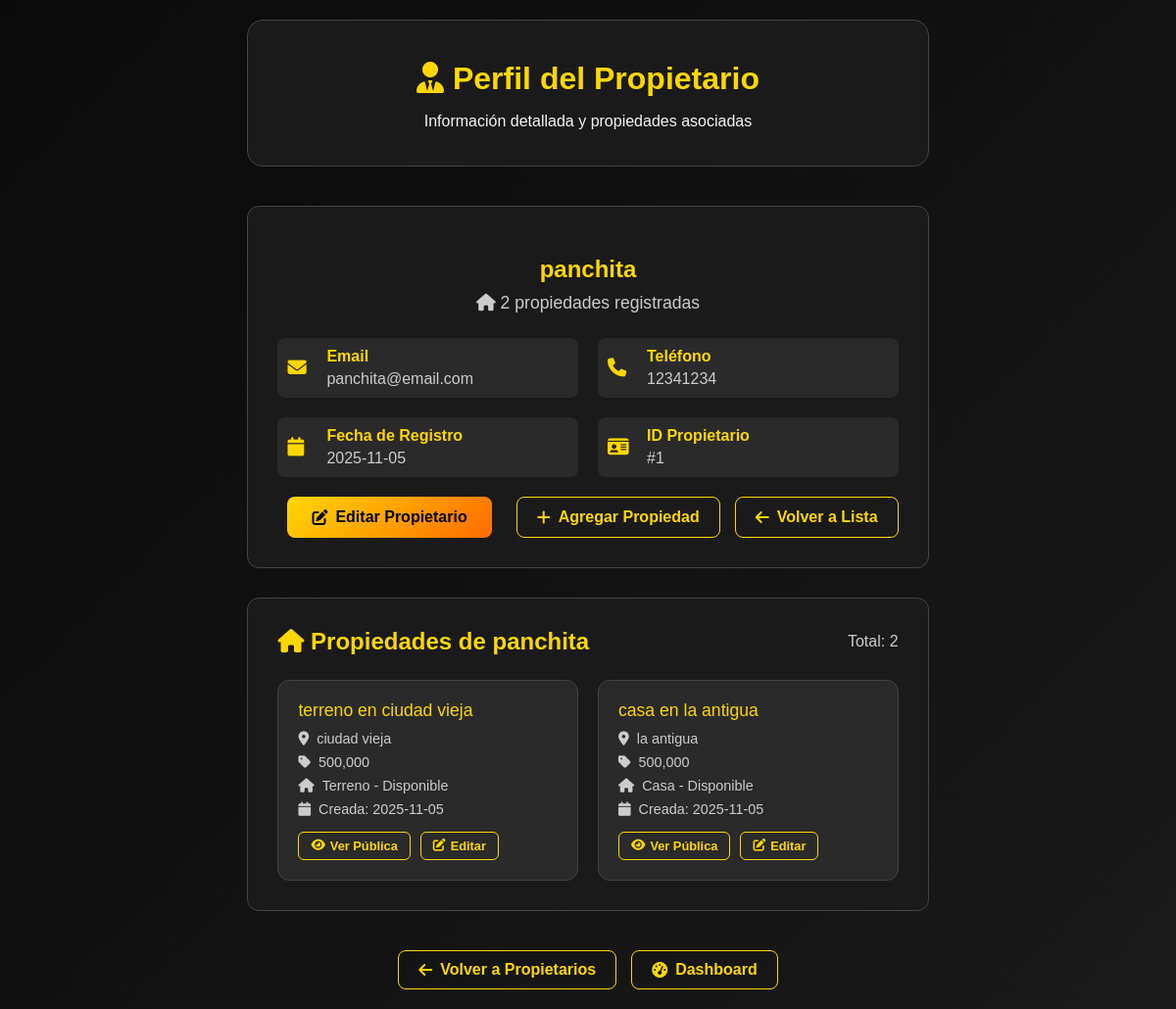
/crm/propietarios/1 (signed in), run on the app's committed database.
### tables this page shows
CREATE TABLE propietarios (
                id INTEGER PRIMARY KEY AUTOINCREMENT,
                nombre TEXT NOT NULL,
                email TEXT,
                telefono TEXT,
                fecha_registro TEXT NOT NULL,
                activo INTEGER DEFAULT 1
            );

CREATE TABLE propiedades (
                id INTEGER PRIMARY KEY AUTOINCREMENT,
                propietario_id INTEGER,
                titulo_es TEXT NOT NULL,
                descripcion_es TEXT,
                titulo_en TEXT NOT NULL,
                descripcion_en TEXT,
                precio TEXT,
                ubicacion TEXT,
                tipo TEXT,
                estado TEXT DEFAULT 'disponible',
                imagenes TEXT,
                whatsapp TEXT,
                fecha_creacion TEXT NOT NULL,
                activo INTEGER DEFAULT 1,
                FOREIGN KEY (propietario_id) REFERENCES propietarios (id)
            );

### app.py (the view)
@app.route('/crm/propietarios/<int:propietario_id>')
def crm_detalle_propietario(propietario_id):
    if not session.get('crm_logged_in'):
        return redirect(url_for('crm_login'))
    propietarios = get_all_propietarios()
    propietario_actual = next((p for p in propietarios if p['id'] == propietario_id), None)
    if not propietario_actual:
        return "Propietario no encontrado", 404
    propiedades_propietario = get_propiedades_by_propietario(propietario_id)
    return render_template('crm_detalle_propietario.html',
                         propietario=propietario_actual,
                         propiedades=propiedades_propietario)

### app.py (called while the page is built)
def get_db_path():
    return 'terrazen.db'

def get_all_propietarios():
    try:
        conn = sqlite3.connect(get_db_path())
        cursor = conn.cursor()
        cursor.execute('SELECT * FROM propietarios WHERE activo = 1 ORDER BY nombre')
        rows = cursor.fetchall()
        propietarios = []
        for row in rows:
            propietarios.append({
                'id': row[0],
                'nombre': row[1],
                'email': row[2],
                'telefono': row[3],
                'fecha_registro': row[4]
            })
        conn.close()
        return propietarios
    except Exception as e:
        print(f"Error obteniendo propietarios: {e}")
        return []

### templates/crm_detalle_propietario.html (shortened to what this page needs)
<!DOCTYPE html>
<html lang="es">
<head>
    <link rel="stylesheet" href="{{ url_for('static', filename='style.css') }}">
    <link rel="stylesheet" href="https://cdnjs.cloudflare.com/ajax/libs/font-awesome/6.4.0/css/all.min.css">
</head>
<body>
    <div class="crm-container">
        <div class="crm-header">
            <h1><i class="fas fa-user-tie"></i> Perfil del Propietario</h1>
            <p>Información detallada y propiedades asociadas</p>
        </div>
        <div class="propietario-info-card">
            <div style="text-align: center; margin-bottom: 25px;">
                <h2 style="color: #ffd700; margin-bottom: 10px;">{{ propietario.nombre }}</h2>
                <div style="color: #ccc; font-size: 1.1rem;">
                    <i class="fas fa-home"></i> {{ propiedades|length }} propiedades registradas
                </div>
            </div>
            <div class="info-grid">
                <div class="info-item">
                    <div class="info-icon">
                        <i class="fas fa-envelope"></i>
                    </div>
                    <div class="info-content">
                        <h3>Email</h3>
                        <p>{{ propietario.email or 'No registrado' }}</p>
                    </div>
                </div>
                <div class="info-item">
                    <div class="info-icon">
                        <i class="fas fa-phone"></i>
                    </div>
                    <div class="info-content">
                        <h3>Teléfono</h3>
                        <p>{{ propietario.telefono or 'No registrado' }}</p>
                    </div>
                </div>
                <div class="info-item">
                    <div class="info-icon">
                        <i class="fas fa-calendar"></i>
                    </div>
                    <div class="info-content">
                        <h3>Fecha de Registro</h3>
                        <p>{{ propietario.fecha_registro[:10] }}</p>
                    </div>
                </div>
                <div class="info-item">
                    <div class="info-icon">
                        <i class="fas fa-id-card"></i>
                    </div>
                    <div class="info-content">
                        <h3>ID Propietario</h3>
                        <p>#{{ propietario.id }}</p>
                    </div>
                </div>
            </div>
            <div class="header-actions">
                <a href="/crm/propietarios/editar/{{ propietario.id }}" class="btn-primary">
                    <i class="fas fa-edit"></i> Editar Propietario
                </a>
                <a href="/crm/propiedades/nueva?propietario_id={{ propietario.id }}" class="btn-secondary">
                    <i class="fas fa-plus"></i> Agregar Propiedad
                </a>
                <a href="/crm/propietarios" class="btn-secondary">
                    <i class="fas fa-arrow-left"></i> Volver a Lista
                </a>
            </div>
        </div>
        <div class="propiedades-section">
            <div class="section-header">
                <h2 class="section-title">
                    <i class="fas fa-home"></i> Propiedades de {{ propietario.nombre }}
                </h2>
                <span style="color: #ccc;">Total: {{ propiedades|length }}</span>
            </div>
            {% if propiedades %}
            <div class="propiedades-grid">
                {% for propiedad in propiedades %}
                <div class="propiedad-card">
                    <div class="propiedad-title">{{ propiedad.titulo_es }}</div>
                    <div class="propiedad-info">
                        <i class="fas fa-map-marker-alt"></i>
                        {{ propiedad.ubicacion or 'Ubicación no especificada' }}
                    </div>
                    <div class="propiedad-info">
                        <i class="fas fa-tag"></i>
                        {{ propiedad.precio or 'Consultar precio' }}
                    </div>
                    <div class="propiedad-info">
                        <i class="fas fa-home"></i>
                        {{ propiedad.tipo|title }} - {{ propiedad.estado|title }}
                    </div>
                    <div class="propiedad-info">
                        <i class="fas fa-calendar"></i>
                        Creada: {{ propiedad.fecha_creacion[:10] }}
                    </div>
                    <div class="propiedad-actions">
                        <a href="/propiedad/{{ propiedad.id }}"
                           class="btn-small btn-secondary" target="_blank">
                            <i class="fas fa-eye"></i> Ver Pública
                        </a>
                        <a href="/crm/propiedades/editar/{{ propiedad.id }}"
                           class="btn-small btn-secondary">
                            <i class="fas fa-edit"></i> Editar
                        </a>
                    </div>
                </div>
                {% endfor %}
            </div>
            {% endif %}
        </div>
        <div class="admin-actions">
            <a href="/crm/propietarios" class="btn-secondary">
                <i class="fas fa-arrow-left"></i> Volver a Propietarios
            </a>
            <a href="/crm/dashboard" class="btn-secondary">
                <i class="fas fa-tachometer-alt"></i> Dashboard
            </a>
        </div>
    </div>
</body>
</html>

### static/style.css (style rules this page uses)
body { margin: 0; font-family: 'Poppins', sans-serif; background: linear-gradient(135deg, #0a0a0a, #1a1a1a); color: #f4f4f4; display: flex; justify-content: center; align-items: center; min-height: 100vh; }
.btn-primary { display: inline-block; padding: 12px 25px; background-color: #2c5aa0; color: white; text-decoration: none; border-radius: 5px; margin: 0 10px; }

### templates/crm_detalle_propietario.html (style rules this page uses)
.crm-container { max-width: 1200px; margin: 0 auto; padding: 20px; color: #f4f4f4; }
.crm-header { text-align: center; margin-bottom: 40px; padding: 20px; background: #1a1a1a; border-radius: 16px; border: 1px solid #444; }
.crm-header h1 { color: #ffd700; margin-bottom: 10px; }
.propietario-info-card { background: #1a1a1a; border: 1px solid #444; border-radius: 12px; padding: 30px; margin-bottom: 30px; }
.info-grid { display: grid; grid-template-columns: repeat(auto-fit, minmax(250px, 1fr)); gap: 20px; margin-bottom: 20px; }
.info-item { display: flex; align-items: center; gap: 10px; padding: 10px; background: #2a2a2a; border-radius: 8px; }
.info-icon { color: #ffd700; font-size: 1.2rem; width: 30px; }
.info-content h3 { margin: 0; color: #ffd700; font-size: 1rem; }
.info-content p { margin: 5px 0 0 0; color: #ccc; }
.btn-primary { background: linear-gradient(135deg, #ffd700, #ff6b00); color: #000; padding: 12px 25px; border: none; border-radius: 8px; font-weight: 600; text-decoration: none; transition: all 0.3s ease; cursor: pointer; display: inline-flex; align-items: center; gap: 8px; }
.btn-secondary { background: transparent; color: #ffd700; padding: 10px 20px; border: 1px solid #ffd700; border-radius: 8px; font-weight: 600; text-decoration: none; transition: all 0.3s ease; cursor: pointer; display: inline-flex; align-items: center; gap: 8px; }
.propiedades-section { background: #1a1a1a; border: 1px solid #444; border-radius: 12px; padding: 30px; margin-top: 30px; }
.section-header { display: flex; justify-content: space-between; align-items: center; margin-bottom: 25px; flex-wrap: wrap; gap: 15px; }
.section-title { color: #ffd700; margin: 0; }
.propiedades-grid { display: grid; grid-template-columns: repeat(auto-fill, minmax(300px, 1fr)); gap: 20px; }
.propiedad-card { background: #2a2a2a; border: 1px solid #444; border-radius: 12px; padding: 20px; transition: all 0.3s ease; }
.propiedad-title { color: #ffd700; font-size: 1.1rem; margin-bottom: 10px; }
.propiedad-info { color: #ccc; margin-bottom: 8px; display: flex; align-items: center; gap: 8px; font-size: 0.9rem; }
.propiedad-actions { display: flex; gap: 10px; margin-top: 15px; flex-wrap: wrap; }
.btn-small { padding: 6px 12px; font-size: 0.8rem; text-decoration: none; border-radius: 6px; display: inline-flex; align-items: center; gap: 5px; }
.admin-actions { display: flex; gap: 15px; margin-top: 40px; justify-content: center; flex-wrap: wrap; }
.header-actions { display: flex; gap: 15px; margin-top: 20px; justify-content: center; flex-wrap: wrap; }

### data on the page
propietarios: nombre "panchita", email "panchita@email.com", telefono "12341234", fecha_registro "2025-11-05", id "1"
propiedades: titulo_es "terreno en ciudad vieja", ubicacion "ciudad vieja", precio "500,000", tipo "Terreno", estado "Disponible", fecha_creacion "2025-11-05"
propiedades: titulo_es "casa en la antigua", ubicacion "la antigua", precio "500,000", tipo "Casa", estado "Disponible", fecha_creacion "2025-11-05"

### other printed values
{{ propiedades|length }} "2"
